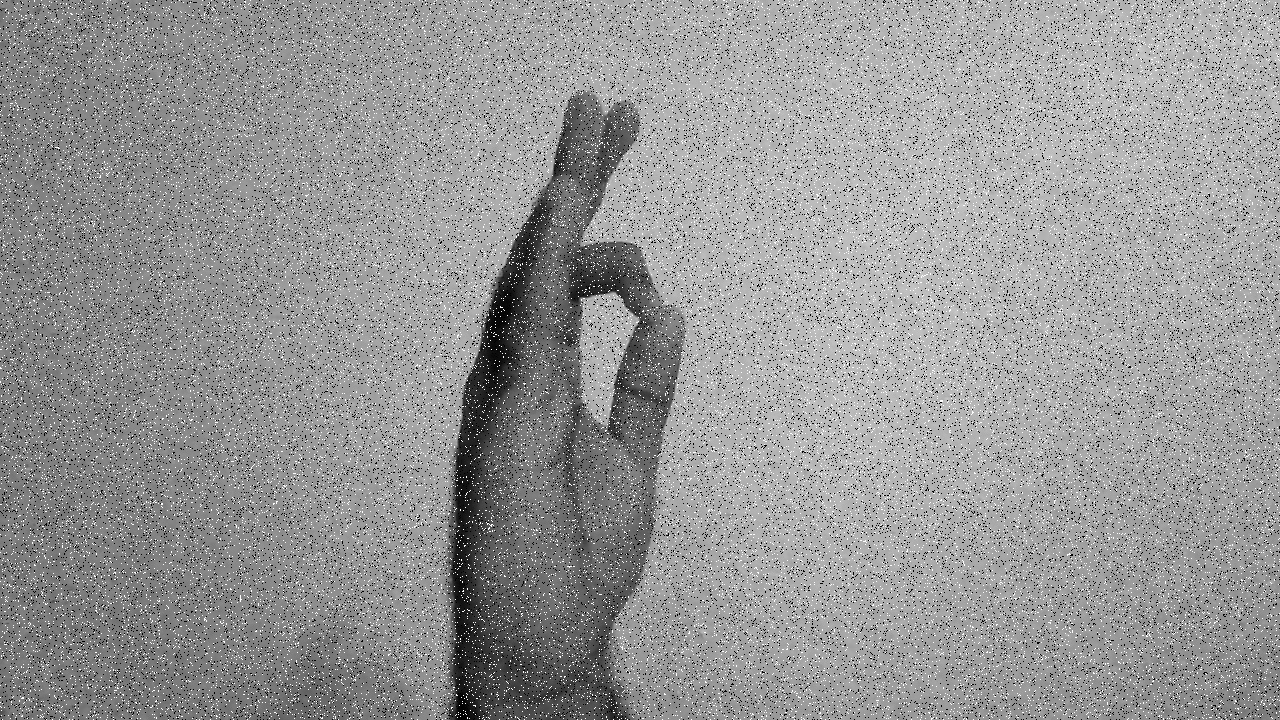
#> input picture Dataset/salt_pepper/pre_processed/click/click_28.jpg, 1280 x 720 px, given as the content of the folder Dataset/salt_pepper/pre_processed/click/click_28.jpg, which was not available
$ python dataset.py --image Dataset/salt_pepper/pre_processed/click/click_28.jpg   (older library calls are emulated)
#> lines starting #> are read from the running program, lines starting #| are printed output that depends on the picture
import argparse
import cv2
from imutils import paths
import imutils
import numpy as np
import os
import random

ap = argparse.ArgumentParser()

ap.add_argument("-i", "--image", required=True, help="Place the image path")

args = vars(ap.parse_args())
root_directory = os.getcwd()


# Function for salt_and_pepper

def salt_and_pepper_noise(image,prob):
  output = np.zeros(image.shape,np.uint8)
  thres = 1 - prob
  for i in range(image.shape[0]):
    for j in range(image.shape[1]):
      rdn = random.random()
      if rdn < prob:
        output[i][j] = 0
      elif rdn > thres:
        output[i][j] = 255
      else:
        output[i][j] = image[i][j]
  return output

for imagePath in paths.list_images(args["image"]):

	# Code for generating Salt and Pepper feature extraction

	image = cv2.imread(imagePath)
#> image is the input picture: shape (720, 1280, 3); min 0, max 255, mean 150.1
	outline_kernel = np.array([[-1,-1,-1],
                           [-1,8,-1],
                           [-1,-1,-1]])

	res3 = cv2.filter2D(image,-1,outline_kernel, borderType=cv2.BORDER_CONSTANT)
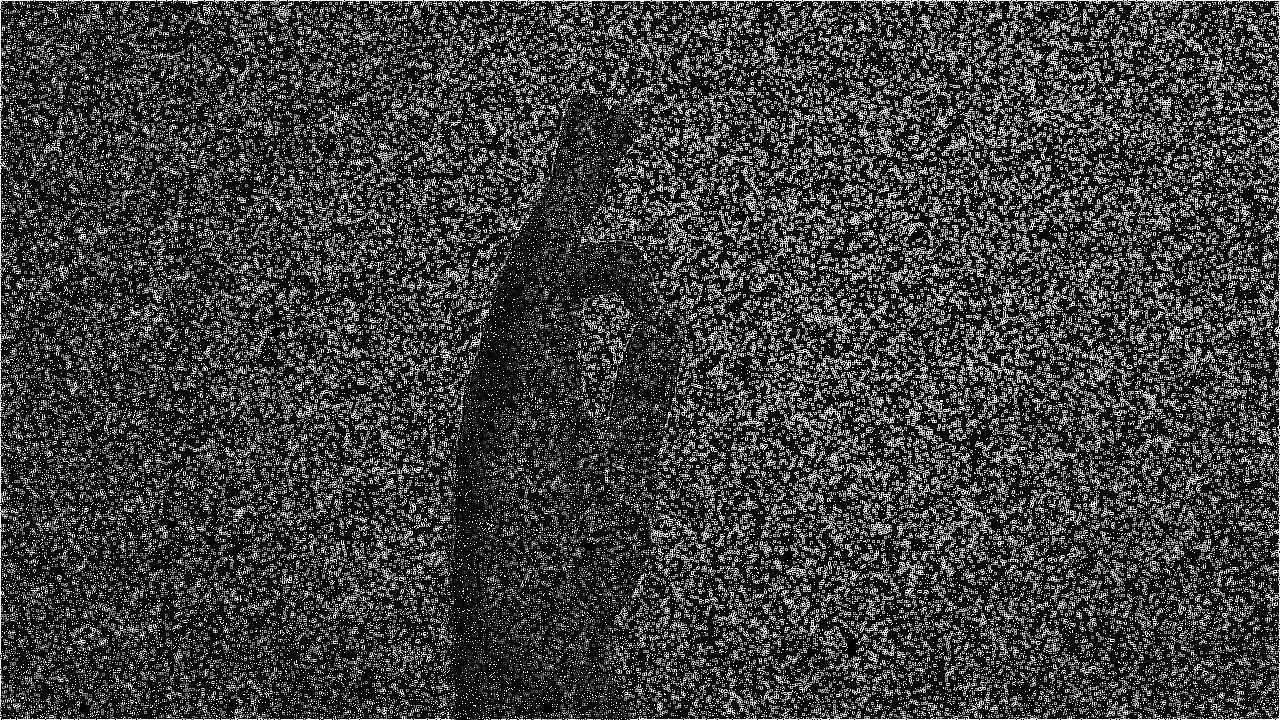
#> res3: shape (720, 1280, 3); min 0, max 255, mean 58.9


	# Creating Floders for pre_processed data for outline feature

	image_outline_mas = "C:\\Users\\Gagan\\Desktop\\Dataset_prep\\outline\\"
	image_outline = image_outline_mas + "\\pre_processed"
	image_path1 = str(imagePath)
	image_path1 = image_path1.split("\\")
#> (the run stopped early here; a loop or call above may not have finished)

$ run again, on Dataset/salt_pepper/pre_processed/fist/fist_160.jpg
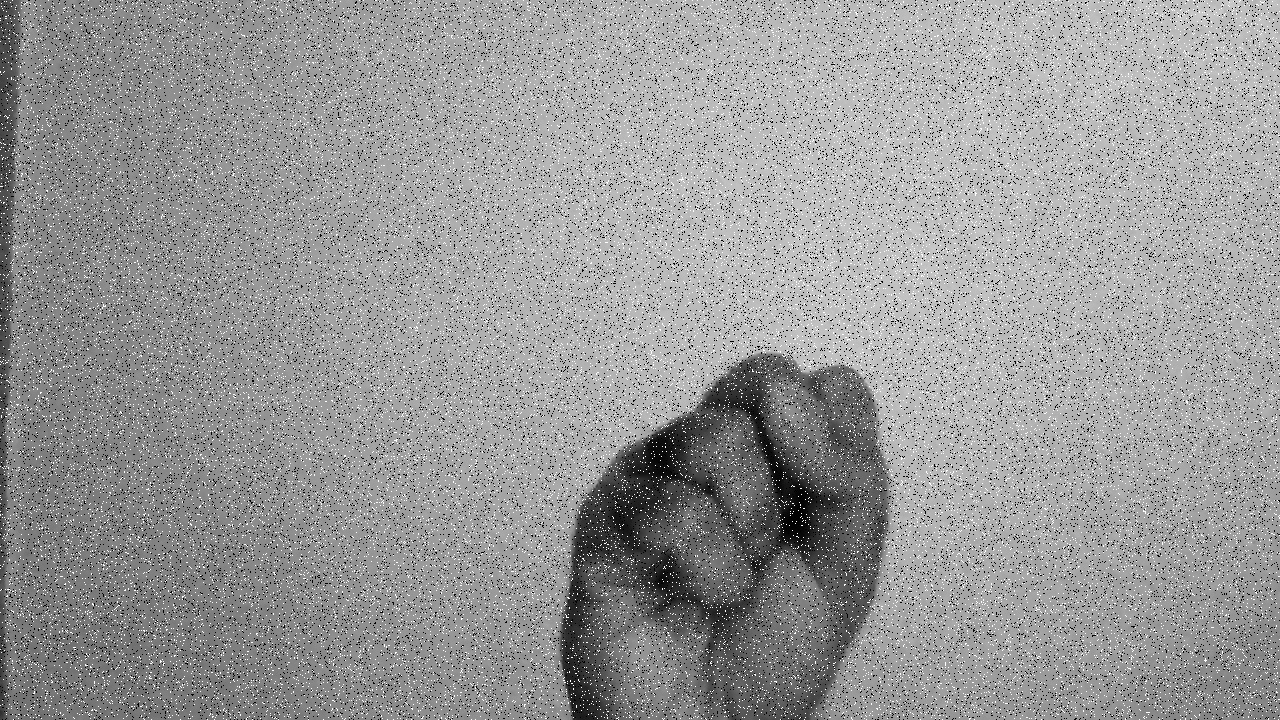
#> input picture Dataset/salt_pepper/pre_processed/fist/fist_160.jpg, 1280 x 720 px, given as the content of the folder Dataset/salt_pepper/pre_processed/fist/fist_160.jpg, which was not available
#> image is the input picture: shape (720, 1280, 3); min 0, max 255, mean 152.1
#> `res3 = cv2.filter2D(image,-1,outline_kernel, borderType=cv2.BORDER_CON..`:
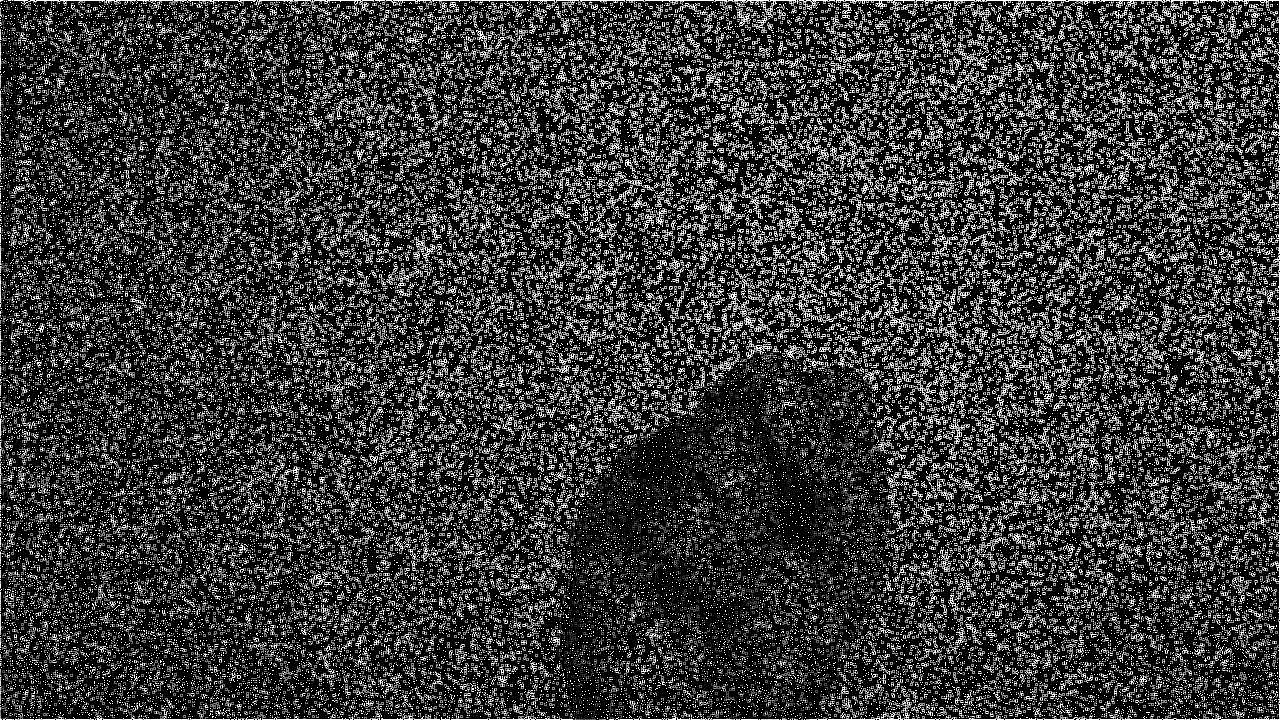
#> res3: shape (720, 1280, 3); min 0, max 255, mean 59.4

$ run again, on Dataset/salt_pepper/pre_processed/fist/fist_178.jpg
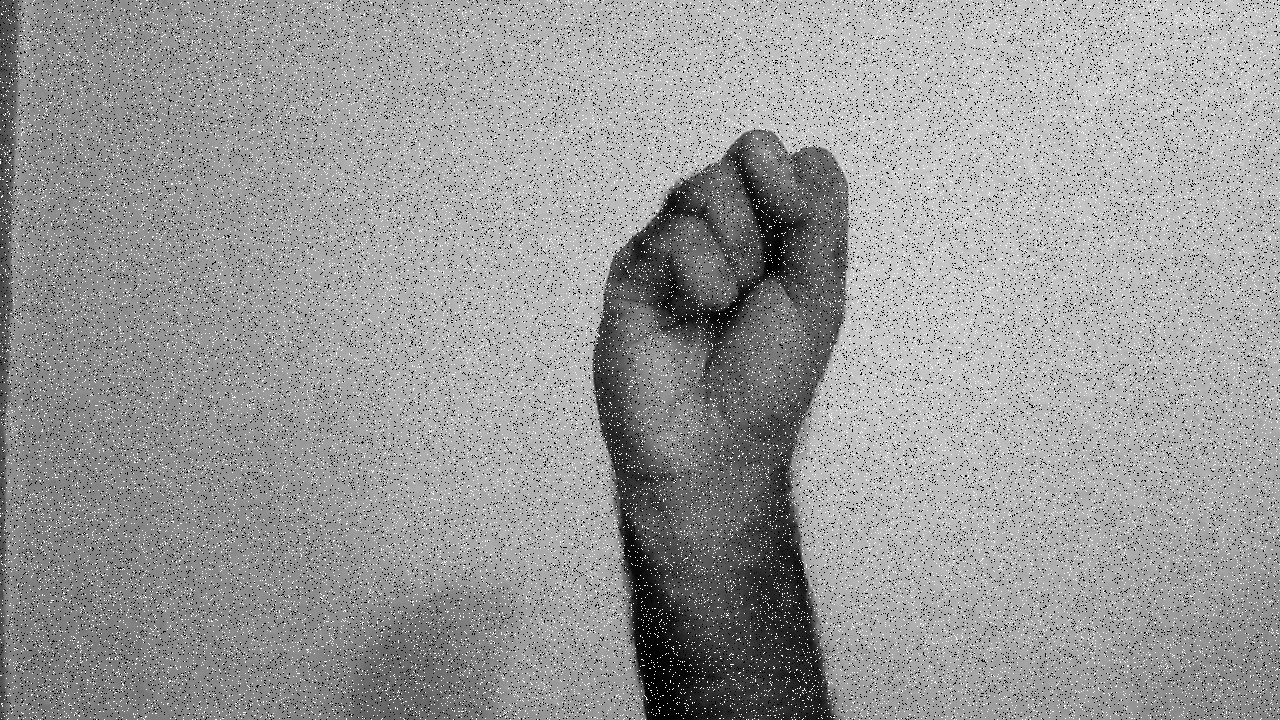
#> input picture Dataset/salt_pepper/pre_processed/fist/fist_178.jpg, 1280 x 720 px, given as the content of the folder Dataset/salt_pepper/pre_processed/fist/fist_178.jpg, which was not available
#> image is the input picture: shape (720, 1280, 3); min 0, max 255, mean 152.7
#> `res3 = cv2.filter2D(image,-1,outline_kernel, borderType=cv2.BORDER_CON..`:
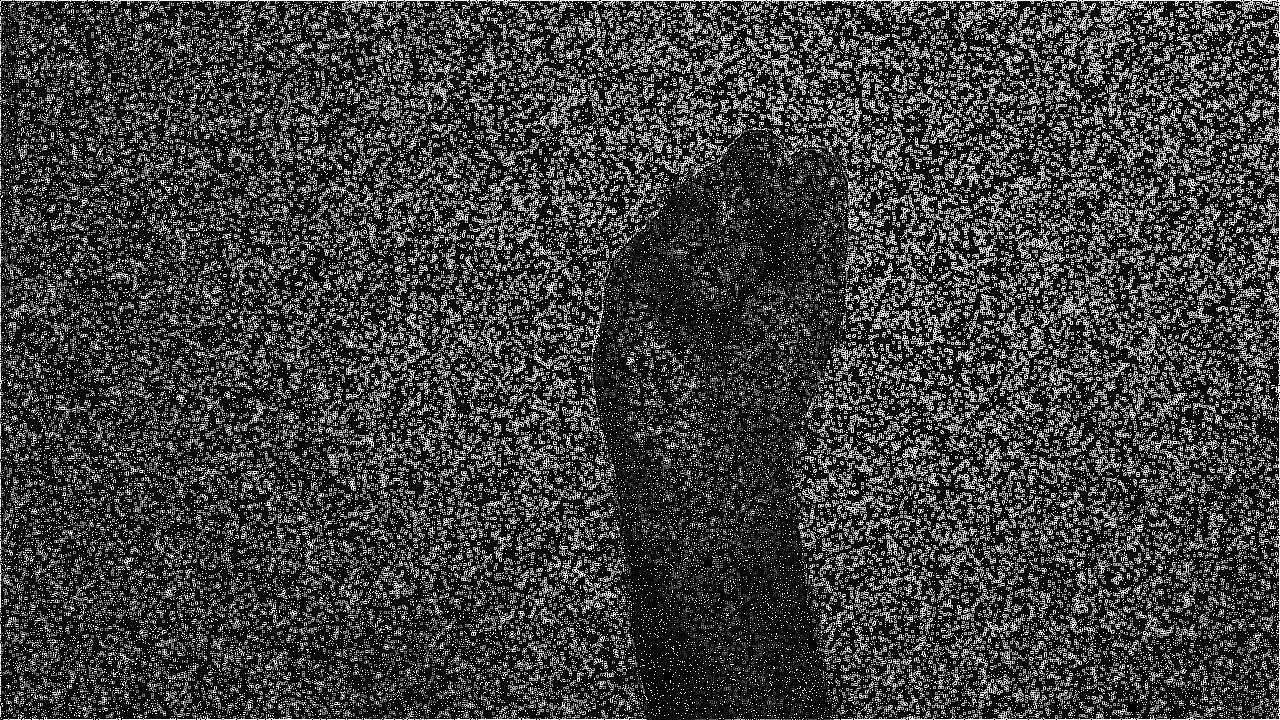
#> res3: shape (720, 1280, 3); min 0, max 255, mean 59.8

$ run again, on Dataset/salt_pepper/pre_processed/forward/forward_100.jpg
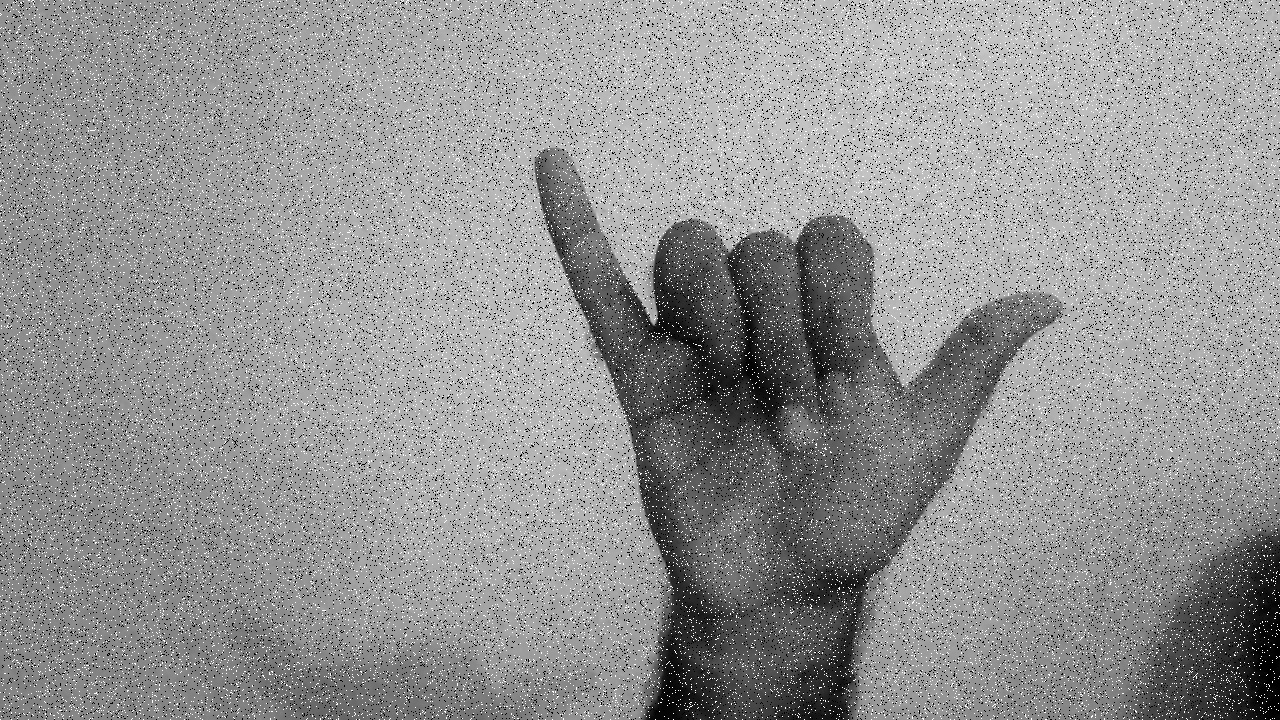
#> input picture Dataset/salt_pepper/pre_processed/forward/forward_100.jpg, 1280 x 720 px, given as the content of the folder Dataset/salt_pepper/pre_processed/forward/forward_100.jpg, which was not available
#> image is the input picture: shape (720, 1280, 3); min 0, max 255, mean 147
#> `res3 = cv2.filter2D(image,-1,outline_kernel, borderType=cv2.BORDER_CON..`:
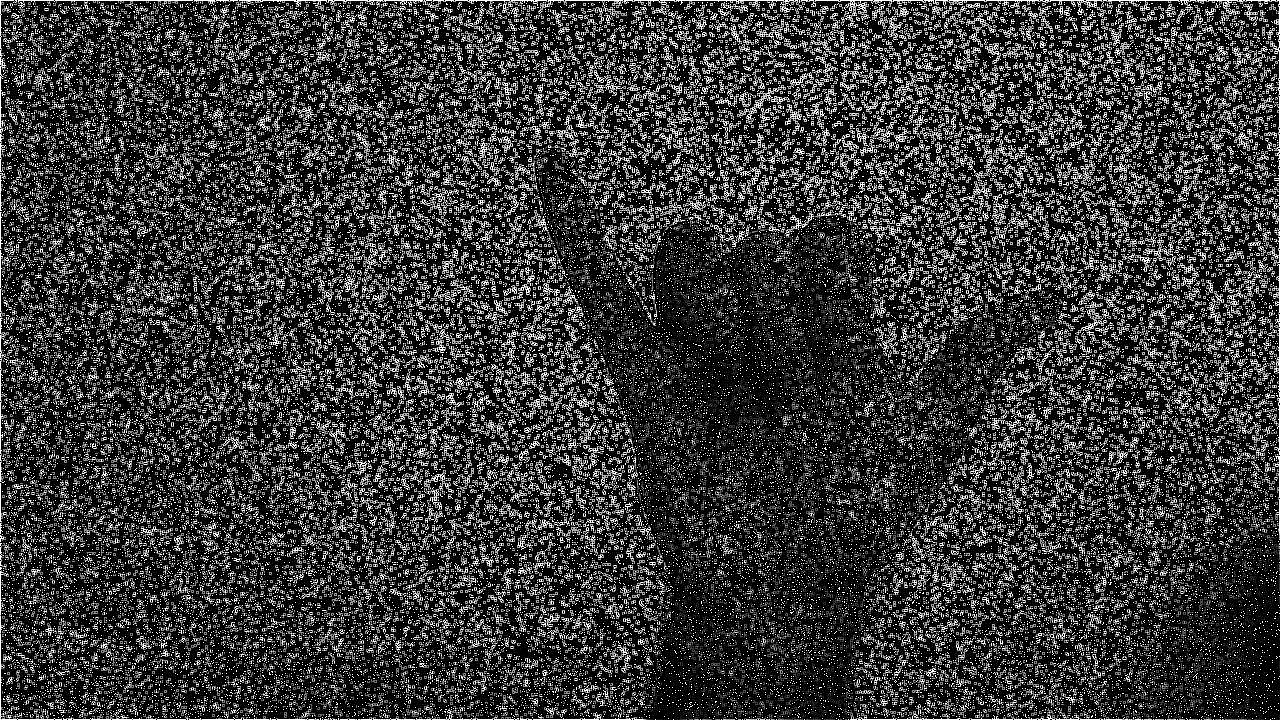
#> res3: shape (720, 1280, 3); min 0, max 255, mean 58
